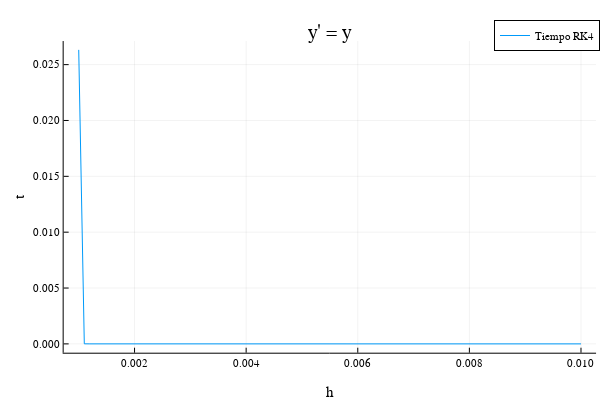

Write notebook code for a chart like this one.
### Code cell
plot(h,tiempoRK41.(h),label = "Tiempo RK4",title = "y' = y", xlabel = "h",ylabel = "t")

### Figure 1 — Plotly figure (JSON) as saved in the notebook; plotly's stock layout.template omitted (floating-point values rounded to 4 significant figures)
{"data": [{"colorbar": {"title": ""}, "legendgroup": "Tiempo RK4", "line": {"color": "rgba(0, 154, 250, 1.000)", "dash": "solid", "shape": "linear", "width": 1}, "mode": "lines", "name": "Tiempo RK4", "showlegend": true, "type": "scatter", "x": [0.001, 0.0011, 0.0012, 0.0013, 0.0014, 0.0015, 0.0016, 0.0017, 0.0018, 0.0019, 0.002, 0.0021, 0.0022, 0.0023, 0.0024, 0.0025, 0.0026, 0.0027, 0.0028, 0.0029, 0.003, 0.0031, 0.0032, 0.0033, 0.0034, 0.0035, 0.0036, 0.0037, 0.0038, 0.0039, 0.004, 0.0041, 0.0042, 0.0043, 0.0044, 0.0045, 0.0046, 0.0047, 0.0048, 0.0049, 0.005, 0.0051, 0.0052, 0.0053, 0.0054, 0.0055, 0.0056, 0.0057, 0.0058, 0.0059, 0.006, 0.0061, 0.0062, 0.0063, 0.0064, 0.0065, 0.0066, 0.0067, 0.0068, 0.0069, 0.007, 0.0071, 0.0072, 0.0073, 0.0074, 0.0075, 0.0076, 0.0077, 0.0078, 0.0079, 0.008, 0.0081, 0.0082, 0.0083, 0.0084, 0.0085, 0.0086, 0.0087, 0.0088, 0.0089, 0.009, 0.0091, 0.0092, 0.0093, 0.0094, 0.0095, 0.0096, 0.0097, 0.0098, 0.0099, 0.01], "xaxis": "x", "y": [0.02632, 5.5e-06, 1.7e-06, 1.3e-06, 1.2e-06, 1e-06, 9e-07, 1e-06, 1e-06, 8e-07, 9e-07, 8e-07, 7e-07, 7e-07, 7e-07, 7e-07, 7e-07, 6e-07, 7e-07, 6e-07, 6e-07, 5e-07, 6e-07, 5e-07, 7e-07, 6e-07, 6e-07, 8e-07, 5e-07, 6e-07, 4e-07, 4e-07, 5e-07, 4e-07, 4e-07, 4e-07, 4e-07, 3e-07, 3e-07, 3e-07, 3e-07, 4e-07, 4e-07, 3e-07, 3e-07, 4e-07, 4e-07, 3e-07, 3e-07, 3e-07, 3e-07, 3e-07, 3e-07, 4e-07, 2e-07, 3e-07, 3e-07, 3e-07, 4e-07, 3e-07, 2e-07, 2e-07, 7e-07, 3e-07, 3e-07, 3e-07, 3e-07, 3e-07, 3e-07, 3e-07, 3e-07, 2e-07, 2e-07, 2e-07, 4e-07, 3e-07, 2e-07, 2e-07, 3e-07, 3e-07, 2e-07, 2e-07, 3e-07, 2e-07, 2e-07, 2e-07, 2e-07, 2e-07, 3e-07, 2e-07, 2e-07], "yaxis": "y", "zmax": null, "zmin": null}], "layout": {"annotations": [{"font": {"color": "rgba(0, 0, 0, 1.000)", "family": "sans-serif", "size": 20}, "rotation": 0, "showarrow": false, "text": "y' = y", "x": 0.5498, "xanchor": "center", "xref": "paper", "y": 1, "yanchor": "top", "yref": "paper"}], "height": 400, "legend": {"bgcolor": "rgba(255, 255, 255, 1.000)", "bordercolor": "rgba(0, 0, 0, 1.000)", "borderwidth": 1, "font": {"color": "rgba(0, 0, 0, 1.000)", "family": "sans-serif", "size": 11}, "title": {"font": {"color": "rgba(0, 0, 0, 1.000)", "family": "sans-serif", "size": 15}, "text": ""}, "tracegroupgap": 0, "traceorder": "normal", "x": 1, "xanchor": "auto", "y": 1, "yanchor": "auto"}, "margin": {"b": 20, "l": 0, "r": 0, "t": 20}, "paper_bgcolor": "rgba(255, 255, 255, 1.000)", "plot_bgcolor": "rgba(255, 255, 255, 1.000)", "showlegend": true, "width": 600, "xaxis": {"anchor": "y", "domain": [0.1061, 0.9934], "gridcolor": "rgba(0, 0, 0, 0.100)", "gridwidth": 0.5, "linecolor": "rgba(0, 0, 0, 1.000)", "mirror": false, "range": [0.00073, 0.01027], "showgrid": true, "showline": true, "showticklabels": true, "tickangle": 0, "tickcolor": "rgb(0, 0, 0)", "tickfont": {"color": "rgba(0, 0, 0, 1.000)", "family": "sans-serif", "size": 11}, "tickmode": "array", "ticks": "inside", "ticktext": ["0.002", "0.004", "0.006", "0.008", "0.010"], "tickvals": [0.002, 0.004, 0.006, 0.008, 0.01], "title": "h", "titlefont": {"color": "rgba(0, 0, 0, 1.000)", "family": "sans-serif", "size": 15}, "type": "-", "visible": true, "zeroline": false, "zerolinecolor": "rgba(0, 0, 0, 1.000)"}, "yaxis": {"anchor": "x", "domain": [0.07581, 0.9415], "gridcolor": "rgba(0, 0, 0, 0.100)", "gridwidth": 0.5, "linecolor": "rgba(0, 0, 0, 1.000)", "mirror": false, "range": [-0.0007895, 0.02711], "showgrid": true, "showline": true, "showticklabels": true, "tickangle": 0, "tickcolor": "rgb(0, 0, 0)", "tickfont": {"color": "rgba(0, 0, 0, 1.000)", "family": "sans-serif", "size": 11}, "tickmode": "array", "ticks": "inside", "ticktext": ["0.000", "0.005", "0.010", "0.015", "0.020", "0.025"], "tickvals": [0, 0.005, 0.01, 0.015, 0.02, 0.025], "title": "t", "titlefont": {"color": "rgba(0, 0, 0, 1.000)", "family": "sans-serif", "size": 15}, "type": "-", "visible": true, "zeroline": false, "zerolinecolor": "rgba(0, 0, 0, 1.000)"}}}
